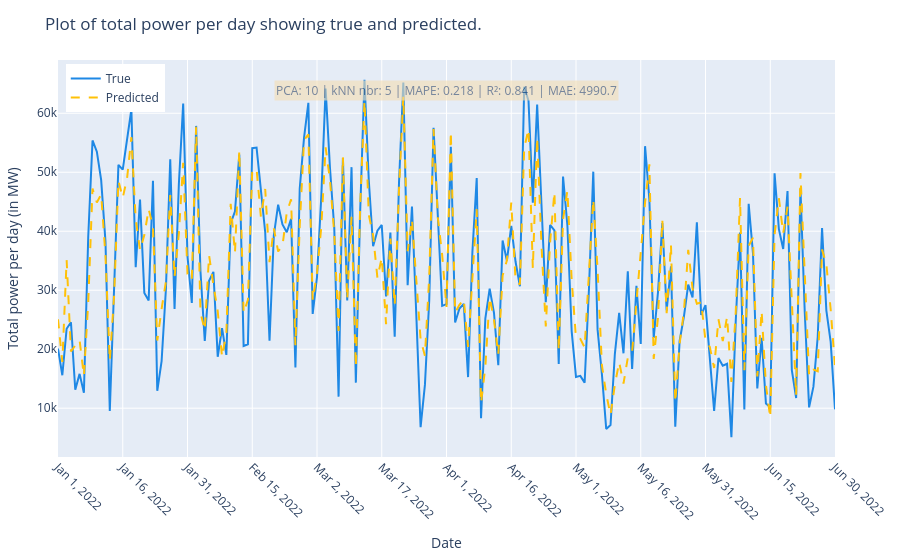
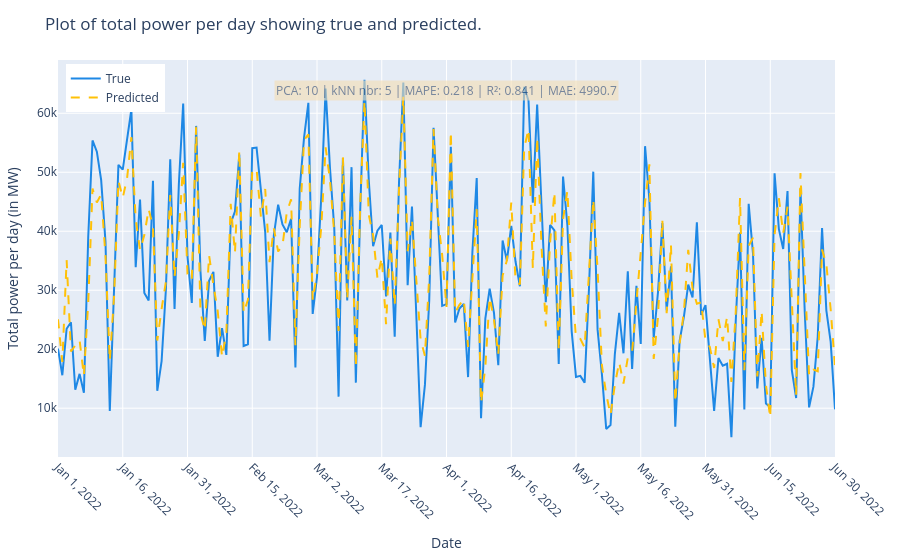
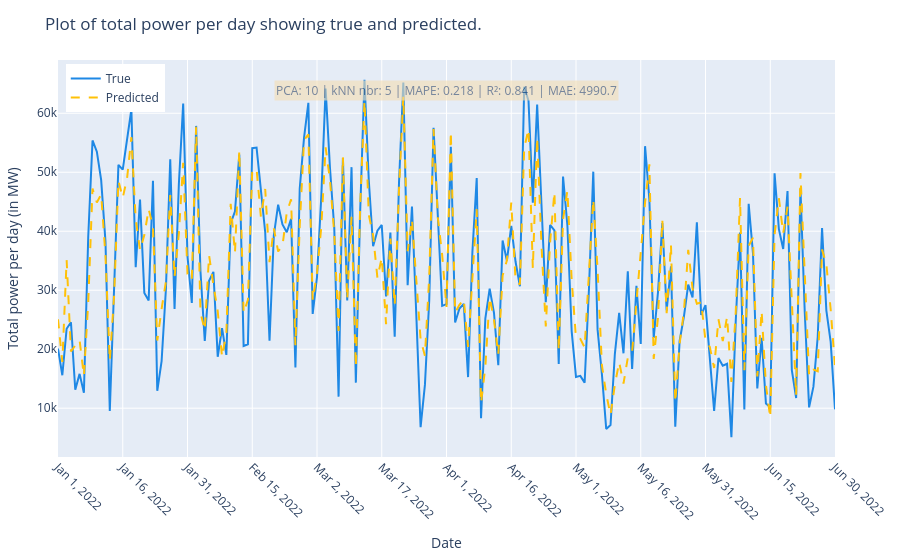

The cell these charts' notebook holds for them, in order:
### Markdown cell above
#### Instantiate a `kNN_Cross_Validation` object with customized `feature selection`.

### Code cell
knn_feature = kNN_Cross_Validation([10, 20, 25, 30, 35], [5, 10, 20, 30, 50],feature_selection="speed")
knn_feature.manual_input('2022-01-01', 181)
knn_feature.run()

### Figure 1 — Plotly figure (JSON) as saved in the notebook; plotly's stock layout.template omitted (floating-point values rounded to 4 significant figures; data arrays with more than 128 entries replaced by an {"elided": "..."} marker saying what was removed)
{"data": [{"line": {"color": "#1E88E5"}, "mode": "lines", "name": "True", "type": "scatter", "x": {"elided": "181 str values"}, "y": {"elided": "181 int values"}}, {"line": {"color": "#FFC107", "dash": "dash"}, "mode": "lines", "name": "Predicted", "type": "scatter", "x": {"elided": "181 str values"}, "y": {"elided": "181 float values"}}], "layout": {"annotations": [{"align": "left", "bgcolor": "wheat", "font": {"size": 12}, "opacity": 0.6, "showarrow": false, "text": "PCA: 10 | kNN nbr: 5 | MAPE: 0.218 | R²: 0.841 | MAE: 4990.7", "x": 0.5, "xref": "paper", "y": 0.95, "yref": "paper"}], "legend": {"x": 0.01, "y": 0.99}, "margin": {"b": 60, "l": 40, "r": 20, "t": 60}, "title": {"text": "Plot of total power per day showing true and predicted."}, "xaxis": {"tickangle": 45, "tickvals": ["2022-01-01T00:00:00", "2022-01-16T00:00:00", "2022-01-31T00:00:00", "2022-02-15T00:00:00", "2022-03-02T00:00:00", "2022-03-17T00:00:00", "2022-04-01T00:00:00", "2022-04-16T00:00:00", "2022-05-01T00:00:00", "2022-05-16T00:00:00", "2022-05-31T00:00:00", "2022-06-15T00:00:00", "2022-06-30T00:00:00"], "title": {"text": "Date"}}, "yaxis": {"title": {"text": "Total power per day (in MW)"}}}}

### Figure 2 — Plotly figure (JSON) as saved in the notebook; plotly's stock layout.template omitted (floating-point values rounded to 4 significant figures; data arrays with more than 128 entries replaced by an {"elided": "..."} marker saying what was removed)
{"data": [{"line": {"color": "#1E88E5"}, "mode": "lines", "name": "True", "type": "scatter", "x": {"elided": "181 str values"}, "y": {"elided": "181 int values"}}, {"line": {"color": "#FFC107", "dash": "dash"}, "mode": "lines", "name": "Predicted", "type": "scatter", "x": {"elided": "181 str values"}, "y": {"elided": "181 float values"}}], "layout": {"annotations": [{"align": "left", "bgcolor": "wheat", "font": {"size": 12}, "opacity": 0.6, "showarrow": false, "text": "PCA: 10 | kNN nbr: 5 | MAPE: 0.218 | R²: 0.841 | MAE: 4990.7", "x": 0.5, "xref": "paper", "y": 0.95, "yref": "paper"}], "legend": {"x": 0.01, "y": 0.99}, "margin": {"b": 60, "l": 40, "r": 20, "t": 60}, "title": {"text": "Plot of total power per day showing true and predicted."}, "xaxis": {"tickangle": 45, "tickvals": ["2022-01-01T00:00:00", "2022-01-16T00:00:00", "2022-01-31T00:00:00", "2022-02-15T00:00:00", "2022-03-02T00:00:00", "2022-03-17T00:00:00", "2022-04-01T00:00:00", "2022-04-16T00:00:00", "2022-05-01T00:00:00", "2022-05-16T00:00:00", "2022-05-31T00:00:00", "2022-06-15T00:00:00", "2022-06-30T00:00:00"], "title": {"text": "Date"}}, "yaxis": {"title": {"text": "Total power per day (in MW)"}}}}

### Figure 3 — Plotly figure (JSON) as saved in the notebook; plotly's stock layout.template omitted (floating-point values rounded to 4 significant figures; data arrays with more than 128 entries replaced by an {"elided": "..."} marker saying what was removed)
{"data": [{"line": {"color": "#1E88E5"}, "mode": "lines", "name": "True", "type": "scatter", "x": {"elided": "181 str values"}, "y": {"elided": "181 int values"}}, {"line": {"color": "#FFC107", "dash": "dash"}, "mode": "lines", "name": "Predicted", "type": "scatter", "x": {"elided": "181 str values"}, "y": {"elided": "181 float values"}}], "layout": {"annotations": [{"align": "left", "bgcolor": "wheat", "font": {"size": 12}, "opacity": 0.6, "showarrow": false, "text": "PCA: 10 | kNN nbr: 5 | MAPE: 0.218 | R²: 0.841 | MAE: 4990.7", "x": 0.5, "xref": "paper", "y": 0.95, "yref": "paper"}], "legend": {"x": 0.01, "y": 0.99}, "margin": {"b": 60, "l": 40, "r": 20, "t": 60}, "title": {"text": "Plot of total power per day showing true and predicted."}, "xaxis": {"tickangle": 45, "tickvals": ["2022-01-01T00:00:00", "2022-01-16T00:00:00", "2022-01-31T00:00:00", "2022-02-15T00:00:00", "2022-03-02T00:00:00", "2022-03-17T00:00:00", "2022-04-01T00:00:00", "2022-04-16T00:00:00", "2022-05-01T00:00:00", "2022-05-16T00:00:00", "2022-05-31T00:00:00", "2022-06-15T00:00:00", "2022-06-30T00:00:00"], "title": {"text": "Date"}}, "yaxis": {"title": {"text": "Total power per day (in MW)"}}}}
